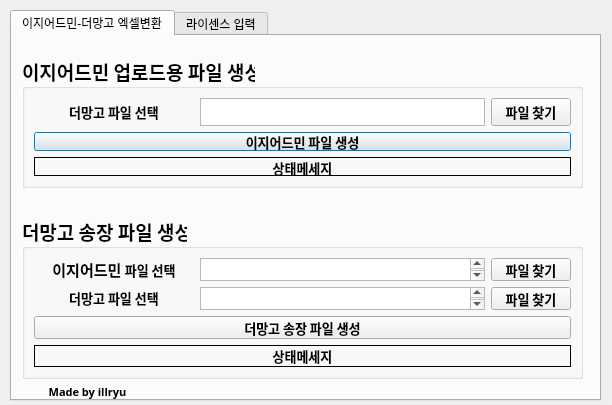
<?xml version="1.0" encoding="UTF-8"?>
<ui version="4.0">
 <class>Dialog</class>
 <widget class="QDialog" name="Dialog">
  <property name="geometry">
   <rect>
    <x>0</x>
    <y>0</y>
    <width>612</width>
    <height>405</height>
   </rect>
  </property>
  <property name="windowTitle">
   <string>Dialog</string>
  </property>
  <widget class="QTabWidget" name="tabWidget">
   <property name="geometry">
    <rect>
     <x>10</x>
     <y>10</y>
     <width>591</width>
     <height>391</height>
    </rect>
   </property>
   <property name="currentIndex">
    <number>0</number>
   </property>
   <widget class="QWidget" name="tab">
    <attribute name="title">
     <string>이지어드민-더망고 엑셀변환</string>
    </attribute>
    <widget class="QGroupBox" name="groupBox">
     <property name="geometry">
      <rect>
       <x>10</x>
       <y>20</y>
       <width>561</width>
       <height>132</height>
      </rect>
     </property>
     <property name="font">
      <font>
       <family>맑은 고딕</family>
       <pointsize>14</pointsize>
       <weight>75</weight>
       <bold>true</bold>
      </font>
     </property>
     <property name="focusPolicy">
      <enum>Qt::NoFocus</enum>
     </property>
     <property name="title">
      <string>이지어드민 업로드용 파일 생성</string>
     </property>
     <layout class="QGridLayout" name="gridLayout_4">
      <property name="sizeConstraint">
       <enum>QLayout::SetDefaultConstraint</enum>
      </property>
      <item row="1" column="0">
       <layout class="QVBoxLayout" name="verticalLayout">
        <item>
         <widget class="QPushButton" name="make_admin_file_btn">
          <property name="font">
           <font>
            <family>맑은 고딕</family>
            <pointsize>10</pointsize>
           </font>
          </property>
          <property name="text">
           <string>이지어드민 파일 생성</string>
          </property>
         </widget>
        </item>
        <item>
         <widget class="QLabel" name="status_label">
          <property name="font">
           <font>
            <pointsize>10</pointsize>
           </font>
          </property>
          <property name="frameShape">
           <enum>QFrame::Box</enum>
          </property>
          <property name="text">
           <string>&lt;html&gt;&lt;head/&gt;&lt;body&gt;&lt;p align=&quot;center&quot;&gt;상태메세지&lt;/p&gt;&lt;/body&gt;&lt;/html&gt;</string>
          </property>
          <property name="alignment">
           <set>Qt::AlignCenter</set>
          </property>
         </widget>
        </item>
       </layout>
      </item>
      <item row="0" column="0">
       <layout class="QGridLayout" name="gridLayout_2">
        <item row="0" column="0">
         <widget class="QLabel" name="label_13">
          <property name="minimumSize">
           <size>
            <width>160</width>
            <height>0</height>
           </size>
          </property>
          <property name="font">
           <font>
            <family>맑은 고딕</family>
            <pointsize>10</pointsize>
            <weight>75</weight>
            <bold>true</bold>
           </font>
          </property>
          <property name="text">
           <string>&lt;html&gt;&lt;head/&gt;&lt;body&gt;&lt;p align=&quot;center&quot;&gt;더망고 파일 선택&lt;/p&gt;&lt;/body&gt;&lt;/html&gt;</string>
          </property>
          <property name="alignment">
           <set>Qt::AlignCenter</set>
          </property>
         </widget>
        </item>
        <item row="0" column="2">
         <layout class="QHBoxLayout" name="horizontalLayout_2">
          <item>
           <widget class="QTextBrowser" name="mango_xls_box">
            <property name="minimumSize">
             <size>
              <width>0</width>
              <height>20</height>
             </size>
            </property>
            <property name="maximumSize">
             <size>
              <width>16777215</width>
              <height>700</height>
             </size>
            </property>
            <property name="font">
             <font>
              <pointsize>9</pointsize>
             </font>
            </property>
           </widget>
          </item>
          <item>
           <widget class="QPushButton" name="search_mango_xls_btn">
            <property name="font">
             <font>
              <family>맑은 고딕</family>
              <pointsize>10</pointsize>
              <weight>75</weight>
              <bold>true</bold>
             </font>
            </property>
            <property name="text">
             <string>파일 찾기</string>
            </property>
           </widget>
          </item>
         </layout>
        </item>
       </layout>
      </item>
     </layout>
    </widget>
    <widget class="QGroupBox" name="groupBox_2">
     <property name="geometry">
      <rect>
       <x>10</x>
       <y>180</y>
       <width>561</width>
       <height>163</height>
      </rect>
     </property>
     <property name="font">
      <font>
       <family>맑은 고딕</family>
       <pointsize>14</pointsize>
       <weight>75</weight>
       <bold>true</bold>
      </font>
     </property>
     <property name="title">
      <string>더망고 송장 파일 생성</string>
     </property>
     <layout class="QGridLayout" name="gridLayout">
      <item row="0" column="0">
       <layout class="QVBoxLayout" name="verticalLayout_2">
        <item>
         <layout class="QHBoxLayout" name="horizontalLayout_3">
          <item>
           <widget class="QLabel" name="label_18">
            <property name="minimumSize">
             <size>
              <width>160</width>
              <height>0</height>
             </size>
            </property>
            <property name="font">
             <font>
              <family>맑은 고딕</family>
              <pointsize>10</pointsize>
              <weight>75</weight>
              <bold>true</bold>
             </font>
            </property>
            <property name="frameShape">
             <enum>QFrame::NoFrame</enum>
            </property>
            <property name="text">
             <string>&lt;html&gt;&lt;head/&gt;&lt;body&gt;&lt;p align=&quot;center&quot;&gt;&lt;span style=&quot; font-size:11pt;&quot;&gt;이지어드민 &lt;/span&gt;파일 선택&lt;/p&gt;&lt;/body&gt;&lt;/html&gt;</string>
            </property>
            <property name="alignment">
             <set>Qt::AlignCenter</set>
            </property>
           </widget>
          </item>
          <item>
           <widget class="QTextBrowser" name="admin_xls_box">
            <property name="minimumSize">
             <size>
              <width>0</width>
              <height>20</height>
             </size>
            </property>
            <property name="font">
             <font>
              <pointsize>9</pointsize>
             </font>
            </property>
           </widget>
          </item>
          <item>
           <widget class="QPushButton" name="search_admin_xls_btn">
            <property name="font">
             <font>
              <family>맑은 고딕</family>
              <pointsize>10</pointsize>
              <weight>75</weight>
              <bold>true</bold>
             </font>
            </property>
            <property name="text">
             <string>파일 찾기</string>
            </property>
           </widget>
          </item>
         </layout>
        </item>
        <item>
         <layout class="QHBoxLayout" name="horizontalLayout_5">
          <item>
           <widget class="QLabel" name="label_20">
            <property name="minimumSize">
             <size>
              <width>160</width>
              <height>0</height>
             </size>
            </property>
            <property name="font">
             <font>
              <family>맑은 고딕</family>
              <pointsize>10</pointsize>
              <weight>75</weight>
              <bold>true</bold>
             </font>
            </property>
            <property name="frameShape">
             <enum>QFrame::NoFrame</enum>
            </property>
            <property name="text">
             <string>&lt;html&gt;&lt;head/&gt;&lt;body&gt;&lt;p align=&quot;center&quot;&gt;더망고　 파일 선택&lt;/p&gt;&lt;/body&gt;&lt;/html&gt;</string>
            </property>
            <property name="alignment">
             <set>Qt::AlignCenter</set>
            </property>
           </widget>
          </item>
          <item>
           <widget class="QTextBrowser" name="mango_xlsx_box">
            <property name="minimumSize">
             <size>
              <width>0</width>
              <height>20</height>
             </size>
            </property>
            <property name="font">
             <font>
              <pointsize>9</pointsize>
             </font>
            </property>
           </widget>
          </item>
          <item>
           <widget class="QPushButton" name="search_mango_xlsx_btn">
            <property name="font">
             <font>
              <family>맑은 고딕</family>
              <pointsize>10</pointsize>
              <weight>75</weight>
              <bold>true</bold>
             </font>
            </property>
            <property name="text">
             <string>파일 찾기</string>
            </property>
           </widget>
          </item>
         </layout>
        </item>
        <item>
         <widget class="QPushButton" name="make_mangofile_btn">
          <property name="font">
           <font>
            <pointsize>10</pointsize>
           </font>
          </property>
          <property name="text">
           <string>더망고 송장 파일 생성</string>
          </property>
         </widget>
        </item>
        <item>
         <widget class="QLabel" name="status_label2">
          <property name="font">
           <font>
            <family>맑은 고딕</family>
            <pointsize>10</pointsize>
           </font>
          </property>
          <property name="frameShape">
           <enum>QFrame::Box</enum>
          </property>
          <property name="text">
           <string>&lt;html&gt;&lt;head/&gt;&lt;body&gt;&lt;p align=&quot;center&quot;&gt;상태메세지&lt;/p&gt;&lt;/body&gt;&lt;/html&gt;</string>
          </property>
          <property name="alignment">
           <set>Qt::AlignCenter</set>
          </property>
         </widget>
        </item>
       </layout>
      </item>
     </layout>
    </widget>
    <widget class="QLabel" name="label">
     <property name="geometry">
      <rect>
       <x>30</x>
       <y>340</y>
       <width>91</width>
       <height>31</height>
      </rect>
     </property>
     <property name="font">
      <font>
       <family>맑은 고딕</family>
       <pointsize>8</pointsize>
       <weight>75</weight>
       <bold>true</bold>
      </font>
     </property>
     <property name="text">
      <string>Made by illryu</string>
     </property>
     <property name="alignment">
      <set>Qt::AlignCenter</set>
     </property>
    </widget>
   </widget>
   <widget class="QWidget" name="tab_2">
    <attribute name="title">
     <string>라이센스 입력</string>
    </attribute>
    <widget class="QGroupBox" name="groupBox_16">
     <property name="geometry">
      <rect>
       <x>10</x>
       <y>10</y>
       <width>561</width>
       <height>261</height>
      </rect>
     </property>
     <property name="font">
      <font>
       <pointsize>8</pointsize>
      </font>
     </property>
     <property name="title">
      <string>license</string>
     </property>
     <widget class="QPushButton" name="input_license_btn">
      <property name="geometry">
       <rect>
        <x>290</x>
        <y>30</y>
        <width>131</width>
        <height>51</height>
       </rect>
      </property>
      <property name="text">
       <string>라이센스 키 입력/수정</string>
      </property>
     </widget>
     <widget class="QWidget" name="verticalLayoutWidget_6">
      <property name="geometry">
       <rect>
        <x>10</x>
        <y>30</y>
        <width>271</width>
        <height>48</height>
       </rect>
      </property>
      <layout class="QVBoxLayout" name="verticalLayout_19">
       <item>
        <widget class="QLabel" name="label_12">
         <property name="font">
          <font>
           <pointsize>15</pointsize>
           <weight>75</weight>
           <bold>true</bold>
          </font>
         </property>
         <property name="text">
          <string>license_code</string>
         </property>
        </widget>
       </item>
       <item>
        <widget class="QLineEdit" name="decry_license_text_line_edit"/>
       </item>
      </layout>
     </widget>
     <widget class="QGroupBox" name="groupBox_19">
      <property name="geometry">
       <rect>
        <x>10</x>
        <y>170</y>
        <width>541</width>
        <height>81</height>
       </rect>
      </property>
      <property name="font">
       <font>
        <pointsize>9</pointsize>
       </font>
      </property>
      <property name="title">
       <string>이지어드민 - 더망고 엑셀변환 라이센스</string>
      </property>
      <widget class="QWidget" name="horizontalLayoutWidget_9">
       <property name="geometry">
        <rect>
         <x>10</x>
         <y>20</y>
         <width>521</width>
         <height>51</height>
        </rect>
       </property>
       <layout class="QHBoxLayout" name="horizontalLayout_36">
        <item>
         <layout class="QVBoxLayout" name="verticalLayout_30">
          <item>
           <widget class="QLabel" name="label_52">
            <property name="font">
             <font>
              <weight>75</weight>
              <bold>true</bold>
             </font>
            </property>
            <property name="text">
             <string>허용된 MAC 주소</string>
            </property>
            <property name="alignment">
             <set>Qt::AlignCenter</set>
            </property>
           </widget>
          </item>
          <item>
           <widget class="QLabel" name="period_VPN_decry_mac_status">
            <property name="minimumSize">
             <size>
              <width>150</width>
              <height>0</height>
             </size>
            </property>
            <property name="text">
             <string>-</string>
            </property>
            <property name="alignment">
             <set>Qt::AlignCenter</set>
            </property>
           </widget>
          </item>
         </layout>
        </item>
        <item>
         <layout class="QVBoxLayout" name="verticalLayout_33">
          <item>
           <widget class="QLabel" name="label_55">
            <property name="font">
             <font>
              <weight>75</weight>
              <bold>true</bold>
             </font>
            </property>
            <property name="text">
             <string>현재 MAC 주소</string>
            </property>
            <property name="alignment">
             <set>Qt::AlignCenter</set>
            </property>
           </widget>
          </item>
          <item>
           <widget class="QLabel" name="this_mac_status">
            <property name="minimumSize">
             <size>
              <width>150</width>
              <height>0</height>
             </size>
            </property>
            <property name="text">
             <string>-</string>
            </property>
            <property name="alignment">
             <set>Qt::AlignCenter</set>
            </property>
           </widget>
          </item>
         </layout>
        </item>
        <item>
         <layout class="QVBoxLayout" name="verticalLayout_31">
          <item>
           <widget class="QLabel" name="label_53">
            <property name="font">
             <font>
              <weight>75</weight>
              <bold>true</bold>
             </font>
            </property>
            <property name="text">
             <string>종료 날짜</string>
            </property>
            <property name="alignment">
             <set>Qt::AlignCenter</set>
            </property>
           </widget>
          </item>
          <item>
           <widget class="QLabel" name="period_VPN_decry_expiration_status">
            <property name="minimumSize">
             <size>
              <width>84</width>
              <height>0</height>
             </size>
            </property>
            <property name="text">
             <string>-</string>
            </property>
            <property name="alignment">
             <set>Qt::AlignCenter</set>
            </property>
           </widget>
          </item>
         </layout>
        </item>
        <item>
         <layout class="QVBoxLayout" name="verticalLayout_32">
          <item>
           <widget class="QLabel" name="label_54">
            <property name="font">
             <font>
              <weight>75</weight>
              <bold>true</bold>
             </font>
            </property>
            <property name="text">
             <string>서비스 기간</string>
            </property>
            <property name="alignment">
             <set>Qt::AlignCenter</set>
            </property>
           </widget>
          </item>
          <item>
           <widget class="QLabel" name="period_VPN_decry_service_period_status">
            <property name="text">
             <string>-</string>
            </property>
            <property name="alignment">
             <set>Qt::AlignCenter</set>
            </property>
           </widget>
          </item>
         </layout>
        </item>
       </layout>
      </widget>
     </widget>
     <widget class="QPushButton" name="smartstore_btn">
      <property name="geometry">
       <rect>
        <x>430</x>
        <y>30</y>
        <width>121</width>
        <height>51</height>
       </rect>
      </property>
      <property name="text">
       <string>라이센스 구매링크</string>
      </property>
     </widget>
     <widget class="QGroupBox" name="groupBox_15">
      <property name="geometry">
       <rect>
        <x>10</x>
        <y>90</y>
        <width>541</width>
        <height>71</height>
       </rect>
      </property>
      <property name="title">
       <string>상태창</string>
      </property>
      <widget class="QLabel" name="license_status">
       <property name="geometry">
        <rect>
         <x>10</x>
         <y>20</y>
         <width>511</width>
         <height>41</height>
        </rect>
       </property>
       <property name="text">
        <string>-</string>
       </property>
       <property name="alignment">
        <set>Qt::AlignCenter</set>
       </property>
      </widget>
     </widget>
    </widget>
    <widget class="QPushButton" name="excel_converter_manual_btn">
     <property name="geometry">
      <rect>
       <x>230</x>
       <y>280</y>
       <width>131</width>
       <height>71</height>
      </rect>
     </property>
     <property name="text">
      <string>이지어드민- 더망고</string>
     </property>
    </widget>
   </widget>
  </widget>
 </widget>
 <resources/>
 <connections/>
</ui>
